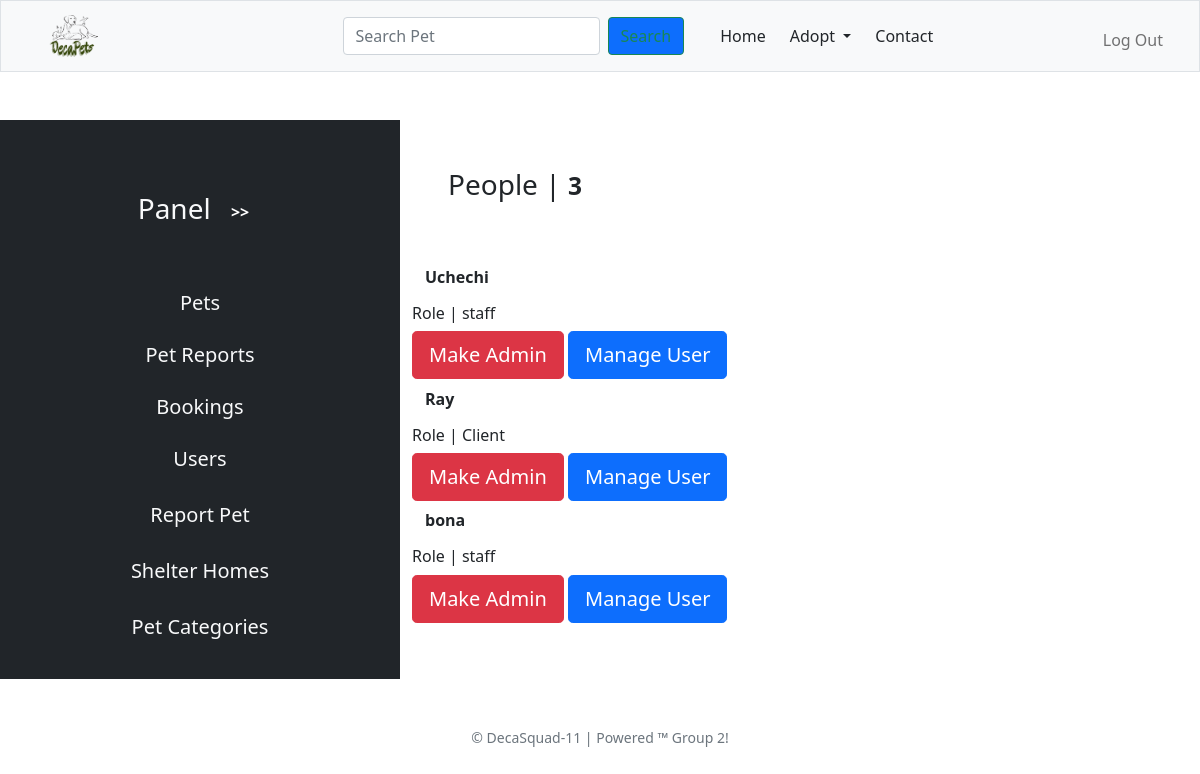
Page /user?a=get_users (signed in) on the committed database.
### tables this page shows
CREATE TABLE user (
                id INTEGER PRIMARY KEY AUTOINCREMENT NOT NULL,
                user_name TEXT,
                password TEXT,
                email TEXT UNIQUE,
                role TEXT,
                registration_date TEXT
            );

### app.py (the view, shortened to what this page needs)
@app.route("/user", methods=["GET", "POST"])
@login_required
def user():
    if request.method == "GET":
        action = request.args.get("a")
        if action == "get_users":
            users = db.execute("SELECT * FROM user ORDER BY id DESC")
            if users:
                message = "users got"
            else:
                message = "No users got "
            return render_template("admin/users.html", users=users, message=message)

### app.py (called while the page is built)
@app.after_request
def after_request(response):
    response.headers["Cache-Control"] = "no-cache, no-store, must-revalidate"
    response.headers["Expires"] = 0
    response.headers["Pragma"] = "no-cache"
    return response

### helpers.py (called while the page is built)
def login_required(f):
    @wraps(f)
    def decorated_function(*args, **kwargs):
        if session.get("user_id") is None:
            return redirect("/login")
        return f(*args, **kwargs)
    return decorated_function

### templates/admin/users.html (shortened to what this page needs)
{% extends "admin/layout.html" %}
{% block main %}
    <div class="row">
        <div class="col-sm-12 p-5">
            <h3>People | <small class="font-weight-bolder">{{users|length}}</small></h3>
        </div>
    </div>
    <div class="row">
        {% for p in users%}
            <div class="col-sm-4">
                <div>
                    <h3><a class="btn font-weight-bold" href="/user?a=get_user&id={{p.id}}"> {{p.user_name}}</a></h3>
                </div>
                <div>
                    <h6> Role | {{p.role }}   </h6>
                </div>
            </div>
            {% if session["is_admin"] %}
                <div class="row">
                    <div class="col-12">
                        <a href="/admin?a=make_admin&user_id={{p.id}}" class="btn btn-danger btn-lg">Make Admin</a>
                        <button data-toggle="collapse" data-target="#update_user" class="btn btn-lg btn-primary">Manage User</button>
                    </div>
                </div>
            {% endif %}
            <br><br>
        {% endfor %}
    </div>
{% endblock %}

### rows in the picture
user: user_name "Uchechi", role "staff"
user: user_name "Ray", role "Client"
user: user_name "bona", role "staff"

### other values in the picture
{{ users|length }} "3"
